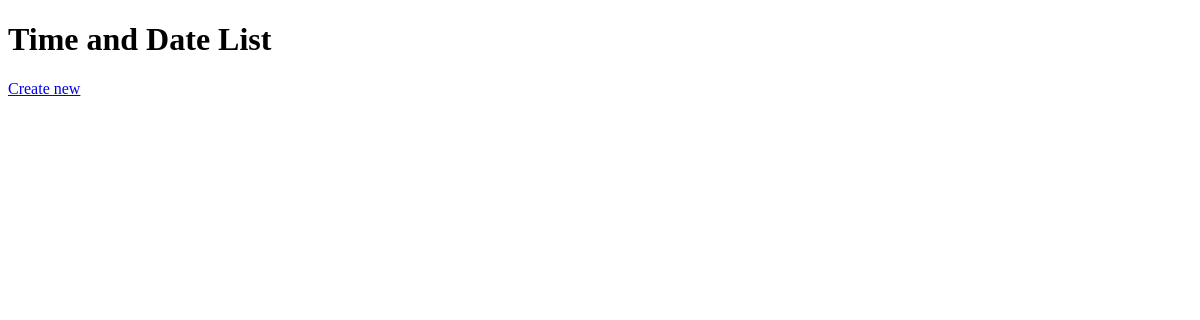
Before: / with the older database file.
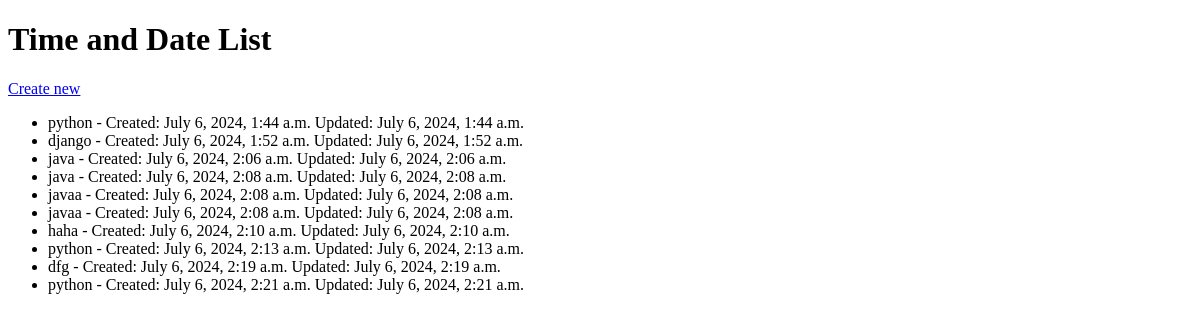
After: the same page with the newer database file.
### dpr/models.py (models this page shows, shortened)
class TimeAndDate(models.Model):
    bookname = models.CharField(max_length=100)
    created_date = models.DateTimeField(auto_now_add=True)
    updated_date = models.DateTimeField(auto_now=True)

### dpr/views.py (the view)
# urls.py: path('', views.timeanddate_list, name='timeanddate_list'),  # List TimeAndDate
def timeanddate_list(request):
    time_and_date_items = TimeAndDate.objects.all()
    user_timezone = request.session.get('user_timezone', 'UTC')
    for item in time_and_date_items:
        if item.created_date:
            item.created_date = item.created_date.astimezone(pytz.timezone(user_timezone))
        if item.updated_date:
            item.updated_date = item.updated_date.astimezone(pytz.timezone(user_timezone))
    context = {
        'time_and_date_items': time_and_date_items,
        'user_timezone': user_timezone,
    }
    return render(request, 'timeanddate_list.html', context)

### templates/timeanddate_list.html (shortened to what this page needs)
{% load tz %}
<!DOCTYPE html>
<html>
<head>
</head>
<body>
    <h1>Time and Date List</h1>
    <a href="{% url 'timeanddate_create' %}">Create new</a>
    <ul>
        {% for item in time_and_date_items %}
            <li>
                {{ item.bookname }} -
                Created: {{ item.created_date|timezone:user_timezone|date:"DATETIME_FORMAT" }}
                Updated: {{ item.updated_date|timezone:user_timezone|date:"DATETIME_FORMAT" }}
            </li>
        {% endfor %}
    </ul>
</body>
</html>

Changed rows visible on the page:
added TimeAndDate: bookname "python", created_date "July 6, 2024, 1:44 a.m.", updated_date "July 6, 2024, 1:44 a.m."
added TimeAndDate: bookname "django", created_date "July 6, 2024, 1:52 a.m.", updated_date "July 6, 2024, 1:52 a.m."
added TimeAndDate: bookname "java", created_date "July 6, 2024, 2:06 a.m.", updated_date "July 6, 2024, 2:06 a.m."
added TimeAndDate: bookname "java", created_date "July 6, 2024, 2:08 a.m.", updated_date "July 6, 2024, 2:08 a.m."
added TimeAndDate: bookname "javaa", created_date "July 6, 2024, 2:08 a.m.", updated_date "July 6, 2024, 2:08 a.m."
added TimeAndDate: bookname "javaa", created_date "July 6, 2024, 2:08 a.m.", updated_date "July 6, 2024, 2:08 a.m."
added TimeAndDate: bookname "haha", created_date "July 6, 2024, 2:10 a.m.", updated_date "July 6, 2024, 2:10 a.m."
added TimeAndDate: bookname "python", created_date "July 6, 2024, 2:13 a.m.", updated_date "July 6, 2024, 2:13 a.m."
added TimeAndDate: bookname "dfg", created_date "July 6, 2024, 2:19 a.m.", updated_date "July 6, 2024, 2:19 a.m."
added TimeAndDate: bookname "python", created_date "July 6, 2024, 2:21 a.m.", updated_date "July 6, 2024, 2:21 a.m."
